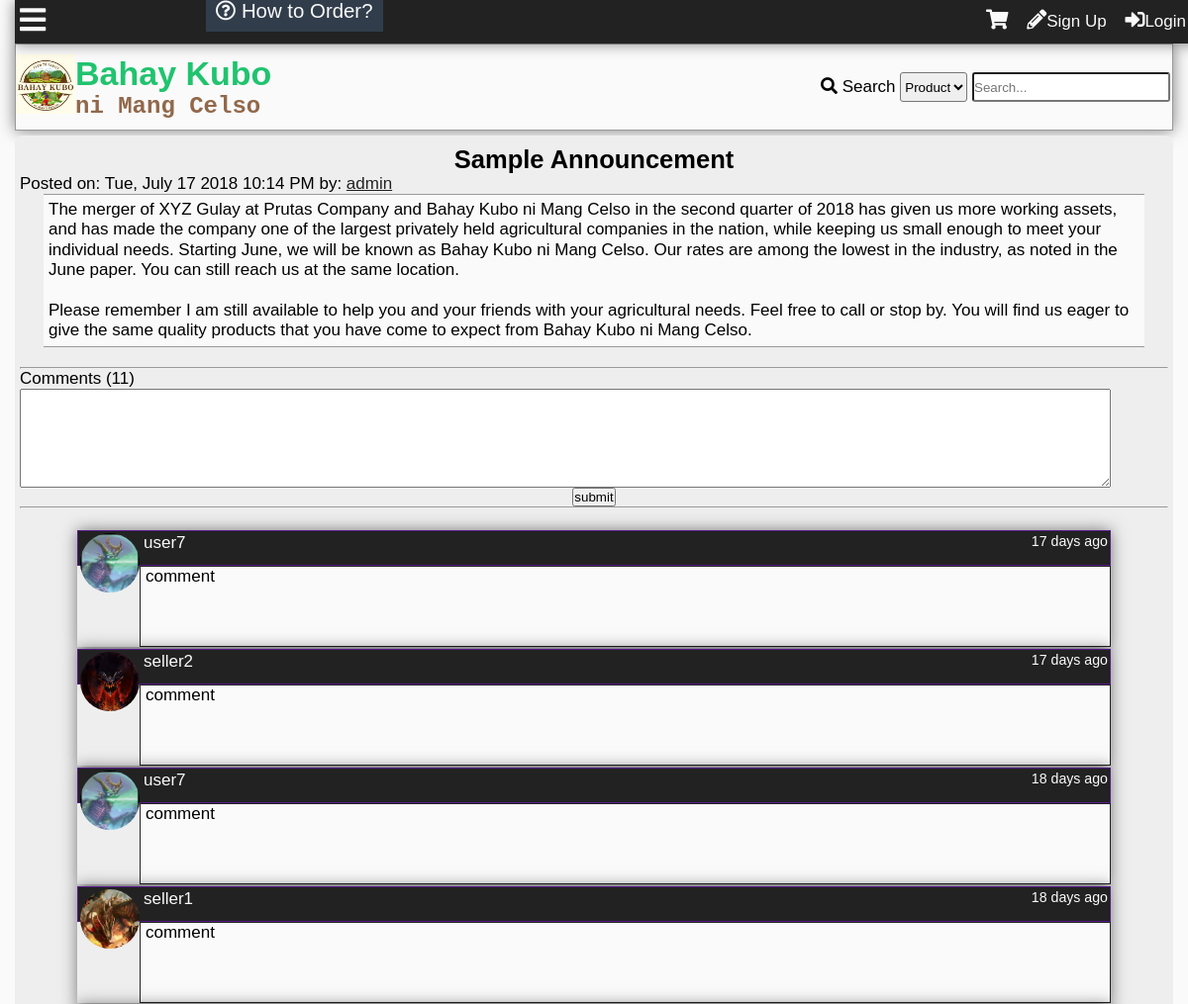
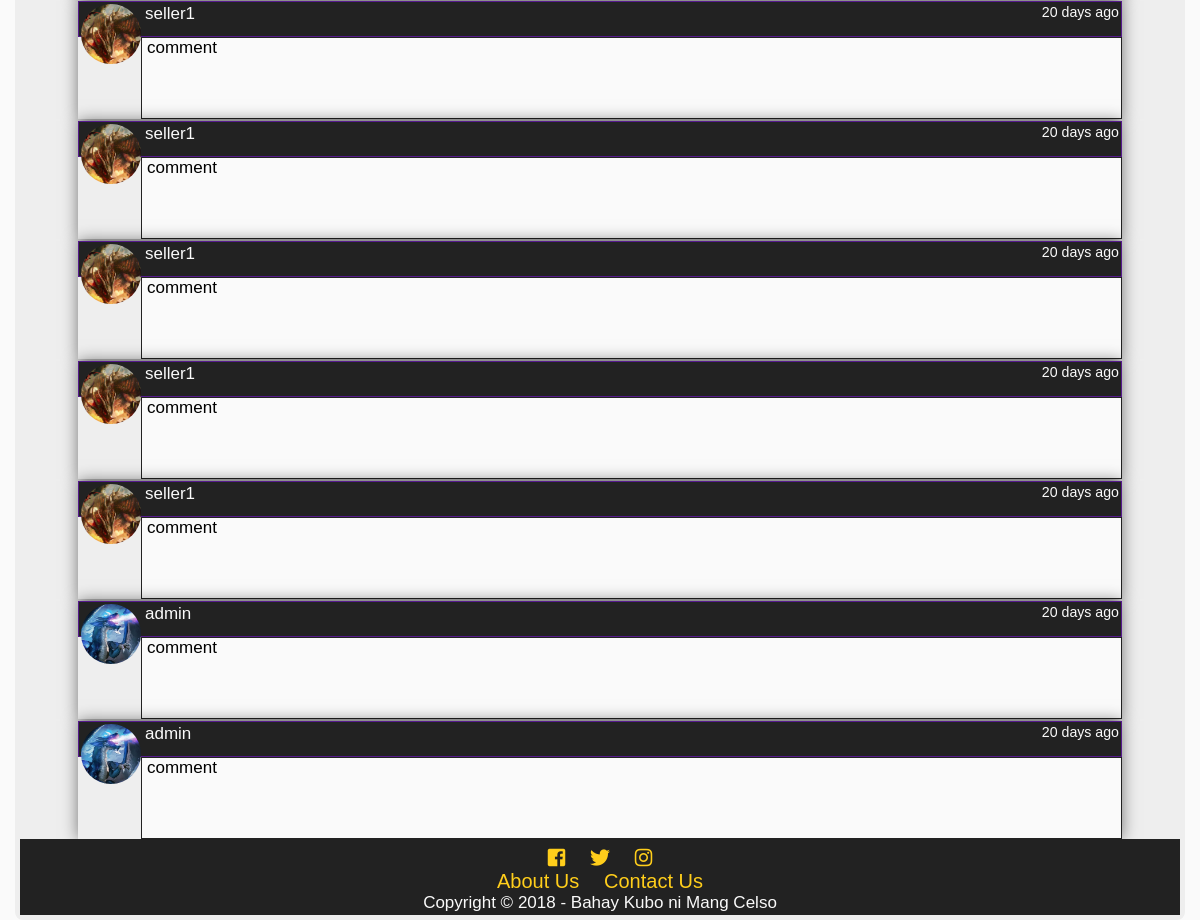
Screenshot of /announcement.php with the database file from the repository (2 pictures, top to bottom).
### tables this page shows
CREATE TABLE `tblannouncement` (
  `announceid` int(11) NOT NULL,
  `title` varchar(100) NOT NULL,
  `content` text NOT NULL,
  `datecreated` datetime DEFAULT NULL,
  `author` int(11) NOT NULL
);

CREATE TABLE `tbluser` (
  `userid` int(11) NOT NULL,
  `username` varchar(100) NOT NULL,
  `password` varchar(100) NOT NULL,
  `firstname` varchar(100) NOT NULL,
  `middlename` varchar(100) NOT NULL,
  `lastname` varchar(100) NOT NULL,
  `birthday` varchar(20) NOT NULL,
  `datecreated` timestamp NOT NULL DEFAULT '0000-00-00 00:00:00',
  `email` varchar(100) NOT NULL,
  `phone` varchar(100) NOT NULL,
  `location` varchar(255) NOT NULL,
  `usertypeid` int(11) NOT NULL,
  `access` int(11) NOT NULL,
  `imgpath` varchar(200) NOT NULL,
  `bio` text NOT NULL,
  `is_show_email` tinyint(1) NOT NULL,
  `gender` int(11) NOT NULL,
  `lastupdate` timestamp NOT NULL DEFAULT '0000-00-00 00:00:00',
  `lastonline` timestamp NOT NULL DEFAULT '0000-00-00 00:00:00',
  `profileviews` int(11) NOT NULL
);

CREATE TABLE `tblcommentann` (
  `commentannid` int(11) NOT NULL,
  `announceid` int(11) NOT NULL,
  `comment` mediumtext NOT NULL,
  `userid` int(11) NOT NULL,
  `dateposted` datetime DEFAULT NULL
);

### announcement.php (the view, shortened to what this page needs)
<?php
	include'functions.php';
	require_once'connection.php';
?>
<!DOCTYPE html>
<html lang="en">
<head>
  	<link rel="stylesheet" href="css/style.css">
  	<link rel="stylesheet" href="css/fontawesome-all.css">
</head>
<body onscroll="scrollOpacity()">
	<div class="main-container">
	<div class="other-content">
<?php
$sql="SELECT announceid,title,content,t1.datecreated,username,userid FROM tblannouncement AS t1
LEFT JOIN tbluser
	ON userid = author
ORDER BY announceid DESC
LIMIT 1";
$result= $conn->query($sql);
$row=$result->fetch_object();
$id = $row->announceid;
$title = $row->title;
$content = $row->content;
$date = date('D, F j Y g:i A',strtotime($row->datecreated));
$author = $row->username;
$userid = $row->userid;
echo '<h2 id="announcement-title">'.$title.'</h2>
<p>Posted on: '.$date.' by: <a class="black" href="profile.php?id='.$userid.'">'.$author.'</a></p>
<div class="announce-content">'.nl2br($content);
echo'</div>
<br><hr>';
$sql = "SELECT commentannid FROM tblcommentann WHERE announceid = '$id'";
$result= $conn->query($sql);
$comments = $result->num_rows;
echo'<p>Comments ('.number_format($comments).')</p>
';
if(isset($_SESSION['id'])){
echo'<form id="comment-form">
	<textarea id="announcement-text" required></textarea>
	<br>
	<input type="hidden" value="'.$_SESSION['id'].'" id="user-id">
	<input type="hidden" value="'.$id.'" id="announce-id">
	<center><input type="submit" value="submit"></center>
</form>
<hr><br>
';
}else{
	echo'<form id="comment-form">
	<textarea id="announcement-text" required></textarea>
	<br>
	<input type="hidden" id="user-id">
	<input type="hidden" id="announce-id">
	<center><input type="submit" value="submit"></center>
</form>
<hr><br>
';
}
echo '<div id="announcement-comments">';
$sql = "SELECT commentannid,comment,t1.userid,username,imgpath,dateposted FROM tblcommentann AS t1
	LEFT JOIN tbluser AS t2
		ON t1.userid = t2.userid
	WHERE announceid = '$id'
	ORDER BY dateposted DESC";
$result = $conn->query($sql);
while($row = $result->fetch_object()){
	$comment = $row->comment;
	$user = $row->username;
	$userid = $row->userid;
	$img = $row->imgpath;
	$date = $row->dateposted;
	echo'<div class="comment-box">
<div class="comment-header">
<a class="cm-user" href="profile.php?id='.$userid.'">
<div class="comment-tn">
<img src="'.$img.'">
</div>
'.$user.'</a>
<small>'.time_elapsed_string($date).'</small>
</div>
<div class="comment-body">
<div class="com-container"><p class="comment-cm">'.nl2br($comment).'</p></div></div>';
echo'</div>
';
}
?>
	</div>
	</div>
</body>
</html>

### css/style.css (style rules this page uses)
* { padding:0; margin:0; }
:root { --facebookblue:#4267b2; --twitterlogo:#00aced; --lightblue:#c0deed; --sunflower:#ffce1b; --orangered:#FF4500; --magenta:#ff00ff; --lime:#32CD32; --palegreen:#98fb98; --dark-red:#590000; --blood-red:#8B0000; --cyan:#00ffff; --bluegreen:#21c36f; --canvas:#F3ECE2; --dark-purple:#551A8B; --dark-blue:#313d4b; --primary-color:#21c36f; --secondary-color:#c0deed; --contrast: #91684a; --secondary-contrast:#313d4b; --light-color:#fafafa; --dark-color:#222; --gray:#eee; --darkgray:#999; }
body { font-family: Lora,'MS Sans Serif',Geneva,sans-serif; font-size: 17px; background:var(--light-color); }
h1,h2,h3,h4,h5,h6 { font-family: Arial, Helvetica, sans-serif; }
a { text-decoration: none; }
.black { color:var(--dark-color); text-decoration: underline; }
.main-container { display:grid; grid-template-areas: "header" "main-search" "content" "footer"; margin:0px; padding:0 15px 0 15px; }
#announcement-title { font-family: "Arial", sans-serif; }
.announce-content { font-family: verdana, sans-serif; background: var(--light-color); display: block; margin: 0 auto; width: 95%; min-height: 100px; border-top: 1px solid var(--darkgray); border-bottom: 1px solid var(--darkgray); padding:5px; line-height: 1.2em; }
#announcement-text { width:95%; height:100px; }
.other-content { box-sizing: border-box; border-radius: 8px; padding:5px; background: var(--gray); min-height:85vh; position: relative; }
.other-content h2,.other-content h3 { text-align: center; margin-top: 5px; }
.comment-box { width:90%; display:block; margin-left: auto; margin-right: auto; margin-top: 2px; box-shadow: 0 0 15px rgba(0,0,0,0.5); }
.comment-box small { float:right; }
.comment-header { background: var(--dark-color); color: var(--light-color); padding:2px; padding-bottom:12px; border:1px solid var(--dark-purple); }
.cm-user { color: var(--light-color); padding-left:4px; }
.comment-body { background: var(--light-color); padding-left: 5px; min-height:80px; border: 1px solid var(--dark-color); overflow-x: hidden; overflow-y: hidden; }
.com-container { width:670px; }
.comment-cm { word-wrap: break-word; }
.comment-tn { height:60px; width:60px; border-radius: 50%; overflow:hidden; float:left; }
.comment-tn img { max-width: 100%; }

### rows the page displays
tblannouncement: title "Sample Announcement", datecreated "Tue, July 17 2018 10:14 PM", tbluser.username "admin", content "The merger of XYZ Gulay at Prutas Company and Bahay Kubo ni Mang Celso in the second quarter of 2018 has given us more working assets, and has made the company one of the largest privately held agricultural companies in the nation, while keeping us small enough to meet your individual needs. Starting June, we will be known as Bahay Kubo ni Mang Celso. Our rates are among the lowest in the industry, as noted in the June paper. You can still reach us at the same location. Please remember I am still available to help you and your friends with your agricultural needs. Feel free to call or stop by. You will find us eager to give the same quality products that you have come to expect from Bahay…"
tblcommentann: userid.imgpath (picture), userid.username "user7", dateposted "17 days ago", comment "comment"
tblcommentann: userid.imgpath (picture), userid.username "seller2", dateposted "17 days ago", comment "comment"
tblcommentann: userid.imgpath (picture), userid.username "user7", dateposted "18 days ago", comment "comment"
tblcommentann: userid.imgpath (picture), userid.username "seller1", dateposted "18 days ago", comment "comment"
tblcommentann: userid.imgpath (picture), userid.username "seller1", dateposted "20 days ago", comment "comment"
tblcommentann: userid.imgpath (picture), userid.username "seller1", dateposted "20 days ago", comment "comment"
tblcommentann: userid.imgpath (picture), userid.username "seller1", dateposted "20 days ago", comment "comment"
tblcommentann: userid.imgpath (picture), userid.username "seller1", dateposted "20 days ago", comment "comment"
tblcommentann: userid.imgpath (picture), userid.username "seller1", dateposted "20 days ago", comment "comment"
tblcommentann: userid.imgpath (picture), userid.username "admin", dateposted "20 days ago", comment "comment"
tblcommentann: userid.imgpath (picture), userid.username "admin", dateposted "20 days ago", comment "comment"

### other values shown
$comments "11"
